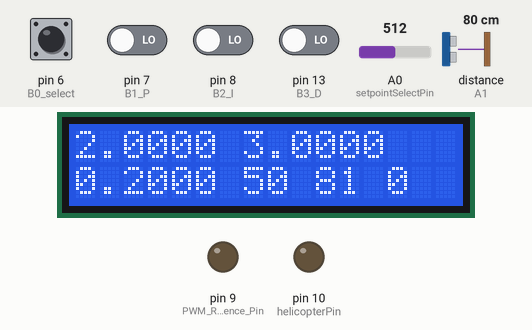
Recording of a sketch running on a simulated Arduino Uno, built with avr-gcc and run on an emulated ATmega328P. Parts: 16×2 character LCD, output pins drawn as LEDs (lit = HIGH). The test bench sets the inputs (shaded band); at power-on: pin 6 (B0_select), pin 7 (B1_P), pin 8 (B2_I), pin 13 (B3_D) LOW, distance to the obstacle (sensor on A1) 80 cm, A0 (setpointSelectPin) = 512. The echo pulse lasts 58.3 µs per cm; what the sketch prints to the serial monitor is not drawn.

Above: at 1.2 s.
1.3 s: distance to the obstacle (sensor on A1) set to 53 cm
At 1.52 s:
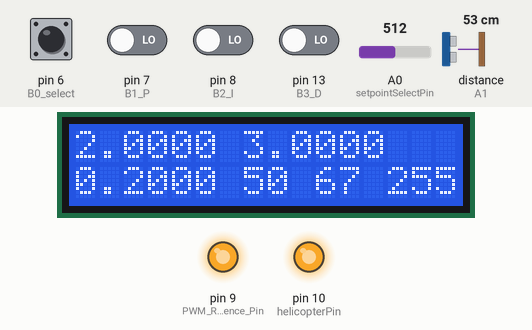
3.8 s: distance to the obstacle (sensor on A1) set to 46 cm
At 4.4 s:
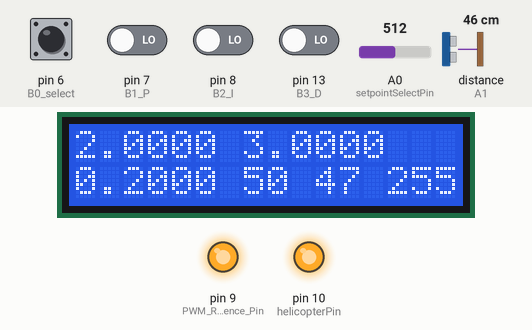
5.4 s: A0 (setpointSelectPin) set to 480
At 6.0 s:
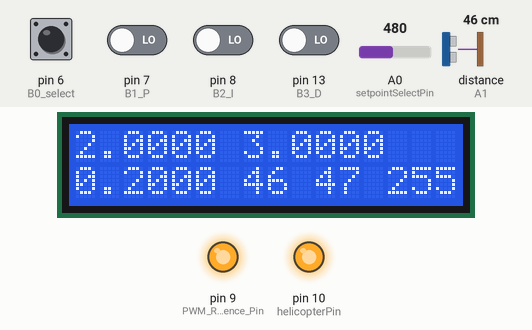
7.0 s: A0 (setpointSelectPin) set to 463
At 8.35 s:
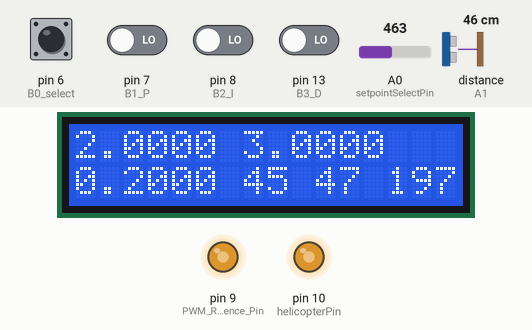
9.3 s: pin 7 (B1_P) driven HIGH
At 9.9 s:
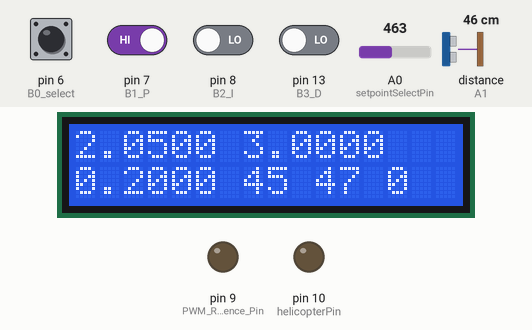
10.8 s: pin 8 (B2_I) driven HIGH
At 12.1 s:
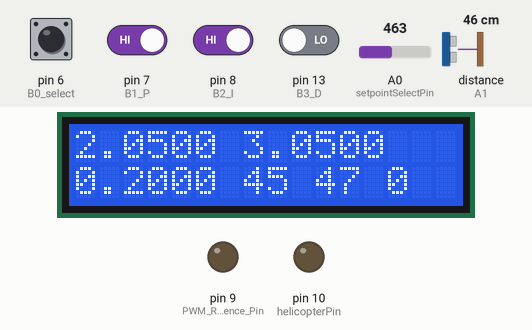
Timing chart, 0 to 13.3 s (numbered marks = the images above; inputs shaded):
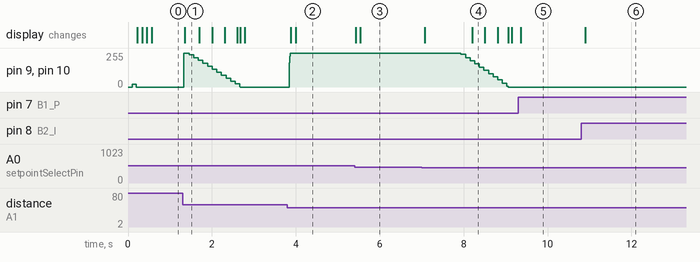

The sketch:

Helicopter_PID_main.ino
```cpp
#include <LiquidCrystal.h>
#include <NewPing.h>
#include <Bounce2.h>

//
// The struct for a MA profile.
//
#define MAX_NUMBER_MA_PROFILES 5

typedef struct
{
  int* val;
  int window;
  int sum;
  int index;
  int* valueArrayPointer;
} movingAverageData;


//
// LCD
//
const int rs = 12, en = 11, d4 = 2, d5 = 3, d6 = 4, d7 = 5;
LiquidCrystal lcd(rs, en, d4, d5, d6, d7);

unsigned long lastLCD_Update = 0;
unsigned long LCD_Update_Time = 100;

//
// PID
//
typedef struct
{
  float P;
  float I;
  float D;
} PID;

int setpoint = 0;
int lastSetPoint = 0;
PID myPID = {2, 3, 0.2};

double pid_error = 0;
double pid_error_sum = 0;
double pid_last_error = 0;
double pid_output = 0;
double pid_Iterm = 0;
double pid_outMax = 255;
double pid_outMin = 0;
double pid_lastInput = 0;
unsigned long lastTime = 0;

const int B0_select = 6;
const int B1_P      = 7;
const int B2_I      = 8;
const int B3_D      = 13;

Bounce B0_select_debounce = Bounce();
Bounce B1_P_debounce      = Bounce();
Bounce B2_I_debounce      = Bounce();
Bounce B3_D_debounce      = Bounce();

bool B1_P_lastState = false;
bool B2_I_lastState = false;
bool B3_D_lastState = false;

float PID_AdjustStep = 0.05;

const int setpointSelectPin = A0;

unsigned sampleTime = 1000; // 1 second.

//
// Distance sensor
//

//uint8_t heightOffset = 4; //  The inital value is 6 centimeters above the ground
int measuredHeight = 0;
int lastMeasuredHeight = 0;
int measurementErrorMargin = 2;

const int echo        = A1;
const int trig        = A2;
const int maxDistance = 100; // In centimeters
NewPing sonar(trig, echo, maxDistance);


//
// Helicopter
//
const int helicopterPin = 10;
const int PWM_Reference_Pin = 9;
uint8_t PWM = 0;

void setup()
{
  Serial.begin(115200);

  lcd.begin(16, 2);
  ShowValues();

  pinMode(setpointSelectPin, INPUT);

  pinMode(B0_select , INPUT);
  pinMode(B1_P      , INPUT);
  pinMode(B2_I      , INPUT);
  pinMode(B3_D      , INPUT);

  B0_select_debounce.attach(B0_select);
  B0_select_debounce.interval(1); // interval in ms

  B1_P_debounce.attach(B1_P);
  B1_P_debounce.interval(1); // interval in ms

  B2_I_debounce.attach(B2_I);
  B2_I_debounce.interval(1); // interval in ms

  B3_D_debounce.attach(B3_D);
  B3_D_debounce.interval(1); // interval in ms

  pinMode(helicopterPin, OUTPUT);
  pinMode(PWM_Reference_Pin, OUTPUT);


  /*float sampleTimeInSeconds = sampleTime / 1000;

    myPID.P = myPID.P;
    myPID.I = myPID.I * sampleTimeInSeconds;
    myPID.D = myPID.D / sampleTimeInSeconds;*/
}

void loop()
{
  lastMeasuredHeight = measuredHeight;
  measuredHeight = sonar.ping_cm();
  measuredHeight = movingAverage(&measuredHeight, 20); // Update measuredHeight.

  if ((lastMeasuredHeight + measurementErrorMargin) < measuredHeight)
  {
    measuredHeight = lastMeasuredHeight + measurementErrorMargin;
  }
  else if ((lastMeasuredHeight - measurementErrorMargin) > measuredHeight)
  {
    measuredHeight = lastMeasuredHeight - measurementErrorMargin;
  }

  //measuredHeight = measuredHeight - heightOffset;

  HandleButtons();
  HandlePotentioMeter();

  Handle_PID();
  Apply_PID();

  ShowValues();

  //Serial.print("setpoint: ");
  Serial.print(setpoint);
  Serial.print("\t");

  //Serial.print("measuredHeight: ");
  Serial.println(measuredHeight);
  //Serial.print("\t");

  //Serial.print("PWM: ");
  //Serial.println(PWM);

  //Serial.println();

  //delayMicroseconds(10);
  //Serial.println();
}

void Handle_PID()
{
  // http://brettbeauregard.com/blog/2011/04/improving-the-beginners-pid-introduction/

  /*How long since we last calculated*/
  unsigned long now = millis();
  double timeChange = (double)(now - lastTime) / 1000;

  /*Compute all the working error variables*/
  pid_error = setpoint - measuredHeight;
  pid_error /= 28.57; // cm -> volt

  //Serial.print("pid_error: ");
  //Serial.println(pid_error);

  //pid_error_sum += (pid_error * timeChange);

  pid_Iterm += myPID.I * pid_error * timeChange;
  //Serial.print("pid_Iterm: ");
  //Serial.println(pid_Iterm);
  if (pid_Iterm > pid_outMax)
  {
    pid_Iterm = pid_outMax;
  }
  else if (pid_Iterm < pid_outMin)
  {
    pid_Iterm = pid_outMin;
  }

  //double dErr = ((pid_error - pid_last_error) / timeChange);
  double dInput = ((measuredHeight - pid_lastInput) / timeChange);
  //Serial.print("dInput: ");
  //Serial.println(dInput);

  /*Compute PID Output*/
  //pid_output = (myPID.P * pid_error) + (myPID.I * pid_error_sum) + (myPID.D * dErr);
  //pid_output = (myPID.P * pid_error) + (myPID.I * pid_error_sum) - (myPID.D * dInput);
  //pid_output = (myPID.P * pid_error) + pid_Iterm + (myPID.D * dErr);
  pid_output = (myPID.P * pid_error) + pid_Iterm - (myPID.D * dInput);
  //Serial.print("pid_output: ");
  //Serial.println(pid_output);
  /*if (pid_output > pid_outMax)
    {
    pid_output = pid_outMax;
    }
    else if (pid_output < pid_outMin)
    {
    pid_output = pid_outMin;
    }*/

  //Serial.println(pid_output);

  /*Remember some variables for next time*/
  pid_lastInput = measuredHeight;
  pid_last_error = pid_error;
  lastTime = now;
}

void Apply_PID()
{
  if (PWM + pid_output > 255)
  {
    PWM = 255;
  }
  else if (PWM + pid_output < 0)
  {
    PWM = 0;
  }
  else
  {
    PWM += pid_output;
  }
  //Serial.println(PWM);
  analogWrite(helicopterPin, PWM);
  analogWrite(PWM_Reference_Pin, PWM);
}

void HandleButtons()
{
  B0_select_debounce.update();
  B1_P_debounce.update();
  B2_I_debounce.update();
  B3_D_debounce.update();

  bool B0_select_val = B0_select_debounce.read();
  bool B1_P_val = B1_P_debounce.read();
  bool B2_I_val = B2_I_debounce.read();
  bool B3_D_val = B3_D_debounce.read();

  bool B1_P_state = B1_P_val && !B1_P_lastState;
  bool B2_I_state = B2_I_val && !B2_I_lastState;
  bool B3_D_state = B3_D_val && !B3_D_lastState;

  B1_P_lastState = B1_P_val;
  B2_I_lastState = B2_I_val;
  B3_D_lastState = B3_D_val;

  float used_PID_AdjustStep = B0_select_val ? -PID_AdjustStep : PID_AdjustStep;

  float sampleTimeInSeconds = sampleTime / 1000;

  myPID.P += used_PID_AdjustStep * B1_P_state;
  //myPID.I += (used_PID_AdjustStep * B2_I_state) * sampleTimeInSeconds;
  //myPID.D += (used_PID_AdjustStep * B3_D_state) / sampleTimeInSeconds;
  myPID.I += used_PID_AdjustStep * B2_I_state;
  myPID.D += used_PID_AdjustStep * B3_D_state;
}

void HandlePotentioMeter()
{
  //analogRead(setpointSelectPin);
  setpoint = map(analogRead(setpointSelectPin), 0, 1023, 0, maxDistance);

  lastSetPoint = setpoint;
  setpoint = movingAverage(&setpoint, 20); // Update measuredHeight.

  if ((lastSetPoint + measurementErrorMargin) < setpoint)
  {
    setpoint = lastSetPoint + measurementErrorMargin;
  }
  else if ((lastSetPoint - measurementErrorMargin) > setpoint)
  {
    setpoint = lastSetPoint - measurementErrorMargin;
  }

}


void ShowValues()
{

  if ((millis() - lastLCD_Update) > LCD_Update_Time)
  {
    lcd.clear();

    lcd.setCursor(0, 0);
    lcd.print(myPID.P, 4);

    lcd.setCursor(7, 0);
    lcd.print(myPID.I, 4);

    lcd.setCursor(0, 1);
    lcd.print(myPID.D, 4);

    lcd.setCursor(7, 1);
    lcd.print(setpoint);

    lcd.setCursor(10, 1);
    lcd.print(measuredHeight);

    lcd.setCursor(13, 1);
    lcd.print(PWM);

    lastLCD_Update = millis();
  }
}
```

Moving_Average.ino
```cpp
// This is used to determine the next free spot in the profile array (MAdataStuctArray)
int numberOfProfiles = 0;

// An array that holds all the moving average profiles.
movingAverageData MAdataStuctArray[MAX_NUMBER_MA_PROFILES];

/*
   This function checks if the an profile for the analog pin with a specific value
   already exists in the MAdataStuctArray array or not.

   Return: The pointer of the existing profile if it exists.
           NULL is the profile doesn't exist.
*/
movingAverageData* checkIfMovingAverageProfileExists(int* val, int window)
{
  for (int i = 0; i < MAX_NUMBER_MA_PROFILES; i++)
  {
    if (MAdataStuctArray[i].val == val && MAdataStuctArray[i].window == window)
    {
      // Return the pointer of the profile
      return &MAdataStuctArray[i];
    }
  }
  // The profile wasn't found.
  return NULL;
}

/*
   Compute the moving average for a given analog pin and an specifick window.

   Return: The moving average value.
*/
int movingAverage(int* val, const int window)
{
  // Check if the moving average with this window size for the analog pin already exists.
  movingAverageData* MAProfile = checkIfMovingAverageProfileExists(val, window);

  // If the profile doesn't exist make one.
  if (MAProfile == NULL)
  {
    // Make a new movingAverageData profile on the next free index in the profile array.
    MAdataStuctArray[numberOfProfiles] = {val, window, 0, 0, (int*)calloc(window, sizeof(int))};

    // Assign the previous declared movingAverageData pointer to the new profile.
    MAProfile = &MAdataStuctArray[numberOfProfiles];

    // Increade the counter for the amount of profiles.
    // This counter is also used to determine the next free spot if the profile array.
    numberOfProfiles++;
  }

  // Subtract the oldest measurement value from the sum.
  MAProfile->sum -= MAProfile->valueArrayPointer[0];

  // Shift all values from the array one the left.
  // This will overwrite the first (thus oldest) measurment value
  // and frees the a spot at the end of the array to insert a new measurment value.
  for (int i = 0; i < window; i++)
  {
    MAProfile->valueArrayPointer[i] = MAProfile->valueArrayPointer[i + 1];
  }

  // Assing a new measurment value to the previous freed spot in the measurment array.
  MAProfile->valueArrayPointer[window - 1] = *val;

  // Increase the index counter by 1. This is used see how many values are added to the array in total.
  MAProfile->index++;

  // Add the newest measurment to the sum.
  MAProfile->sum += MAProfile->valueArrayPointer[window - 1];

  // If the index is greater or equal to the MA window it means that all measurment values in de array
  // are valid and thus valid averages can be calculated.
  if (MAProfile->index >= window)
  {
    // return the average of the measurment array.
    return MAProfile->sum / window;
  }
  else
  {
    // Return 0 if not all values of the measurment array are filled with valid measurment values.
    return 0;
  }
}
```

Measured:
- the behaviour switches between 471 and 470 on A0 (setpointSelectPin) (found by bisection; images 3 and 4)
- after the input at 1.3 s, pin 9 (PWM_Reference_Pin), pin 10 (helicopterPin): 0/255 → 255/255 at once, → 243/255 0.13 s later, → 221/255 0.11 s later, → 199/255 0.11 s later, … (14 changes in this stretch); the display: changes after 0.06 s (image 1)
- after the input at 3.8 s, pin 9 (PWM_Reference_Pin), pin 10 (helicopterPin): 0/255 → 255/255 at once; the display: first changes after 0.08 s (image 2 shows a later state)
- after the input at 5.4 s, the display: first changes at once (image 3 shows a later state)
- after the input at 7.0 s, pin 9 (PWM_Reference_Pin), pin 10 (helicopterPin): moves from 255/255 to 0/255 over 1.1 s, starting after 0.94 s; the display: first changes after 0.07 s (image 4 shows a later state)
- after the input at 9.3 s, the display: changes after 0.07 s (image 5)
- after the input at 10.8 s, the display: changes after 0.09 s (image 6)
